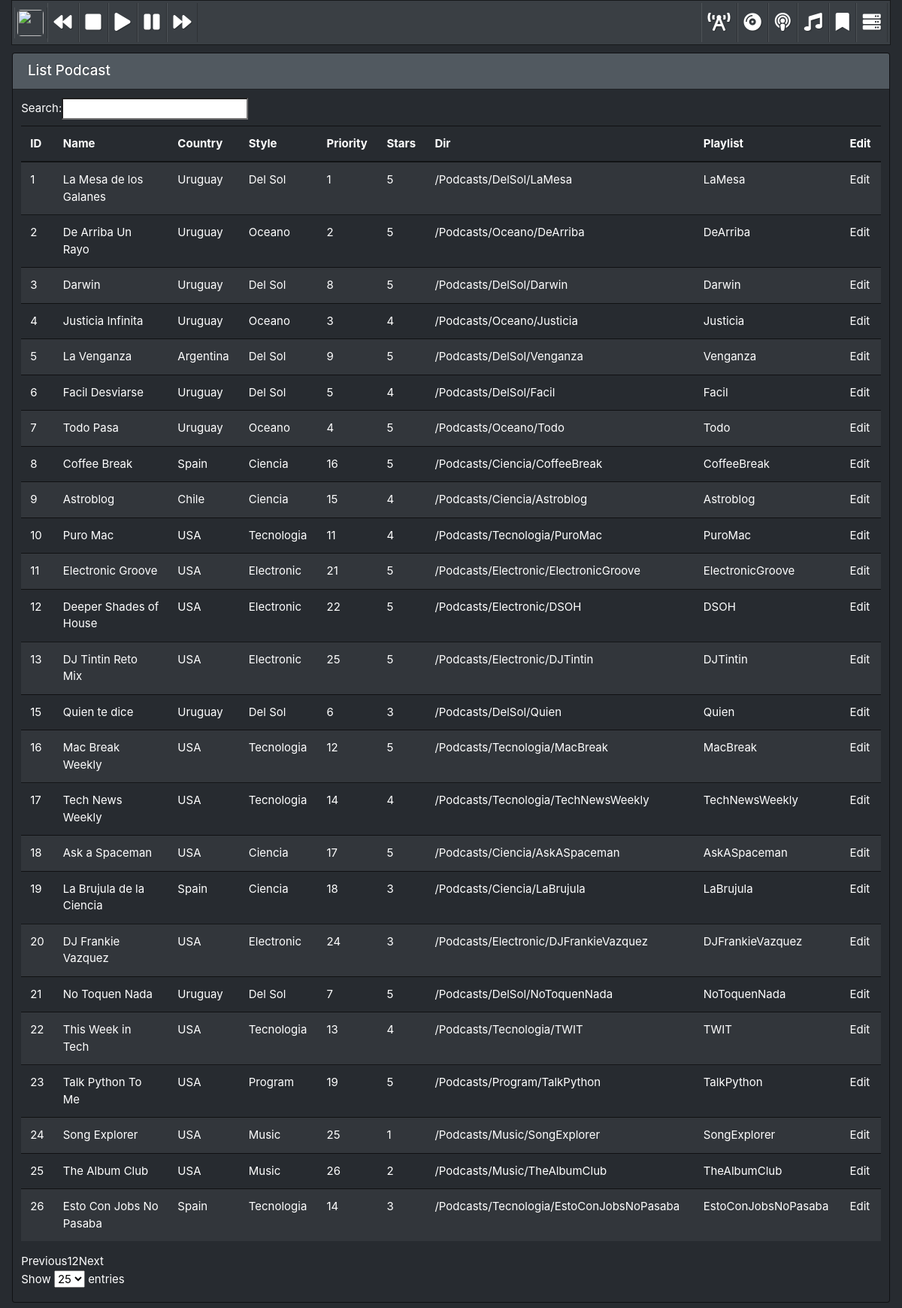
Screenshot of /podcast/list with the database file from the repository.
### app/models.py (models this page shows)
class Podcast(db.Model):
    __tablename__ = 'podcast'
    id = db.Column(db.Integer, unique=True, nullable=False, primary_key=True)
    name = db.Column(db.String(80),nullable=False)
    image = db.Column(db.String(80),nullable=False)
    playlist = db.Column(db.String(80),nullable=False)
    country = db.Column(db.String(80),nullable=True)
    description = db.Column(db.String(120),nullable=True)
    style = db.Column(db.String(80),nullable=True)
    stars = db.Column(db.Integer,nullable=True)
    feed_url = db.Column(db.String(120),nullable=True)
    feed_filter = db.Column(db.String(80),nullable=True)
    pod_dir = db.Column(db.String(120),nullable=False)
    publisher = db.Column(db.String(80),nullable=True)
    priority = db.Column(db.Integer, nullable=True)
    fav = db.Column(db.Boolean,nullable=True)
    retag = db.Column(db.Boolean,nullable=True)
    podcast_link_list = db.relationship('Podcast_Link', backref='podcast')

### app/views_podcast.py (the view)
@podcast.route('/podcast/list', methods=['GET'])
def podcast_list():
    podcast_list = Podcast.query.all()
    session['last_url'] = url_for('podcast.podcast_list')
    template_page = 'podcast_list.html'
    return render_template(template_page, podcast_list=podcast_list, radio_player=radio_player)

### app/templates/podcast/podcast_list.html (shortened to what this page needs)
{% extends "base.html" %}
{% block head %}
    <link "https://cdn.datatables.net/1.10.19/css/jquery.dataTables.min.css" rel="stylesheet">
{% endblock head %}
{% block body %}
<div class="bs-component">
<div class="col-grid-full">
  <div class="card text-white bg-dark" style="flex: 0 0 100%">
  <h5 class="card-header">List Podcast</h5>
  <div class="card-body">
  <table width="100%" class="table table-striped table-hover" id="dataTables">
    <thead>
      <tr>
        <th>ID</th>
        <th>Name</th>
        <th>Country</th>
        <th>Style</th>
        <th>Priority</th>
        <th>Stars</th>
        <th>Dir</th>
        <th>Playlist</th>
        <th>Edit</th>
      </tr>
    </thead>
    <tbody>
      {% for podcast in podcast_list %}
        <tr>
          <td>{{podcast.id}}</td>
          <td><a href="{{ url_for('podcast.podcast_show',id=podcast.id) }}">{{podcast.name}}</a></td>
          <td>{{podcast.country}}</td>
          <td>{{podcast.style}}</td>
          <td>{{podcast.priority}}</td>
          <td>{{podcast.stars}}</td>
          <td>{{podcast.pod_dir}}</td>
          <td>{{podcast.playlist}}</td>
          <td><a href="{{ url_for('podcast.podcast_edit',id=podcast.id) }}">Edit</a></td>
        </tr>
      {% endfor %}
    </tbody>
  </table>
  </div>
  </div>
</div>
</div>
{% endblock body %}

### app/static/css/custom.css (style rules this page uses)
.col-grid-full { display: flex; flex: 0 0 100%; min-height: 1px; padding-right: 1px; padding-left: 1px; padding-top: 10px; padding-bottom: 10px; }

### rows the page displays
Podcast: id "1", name "La Mesa de los Galanes", country "Uruguay", style "Del Sol", priority "1", stars "5", pod_dir "/Podcasts/DelSol/LaMesa", playlist "LaMesa"
Podcast: id "2", name "De Arriba Un Rayo", country "Uruguay", style "Oceano", priority "2", stars "5", pod_dir "/Podcasts/Oceano/DeArriba", playlist "DeArriba"
Podcast: id "3", name "Darwin", country "Uruguay", style "Del Sol", priority "8", stars "5", pod_dir "/Podcasts/DelSol/Darwin", playlist "Darwin"
Podcast: id "4", name "Justicia Infinita", country "Uruguay", style "Oceano", priority "3", stars "4", pod_dir "/Podcasts/Oceano/Justicia", playlist "Justicia"
Podcast: id "5", name "La Venganza", country "Argentina", style "Del Sol", priority "9", stars "5", pod_dir "/Podcasts/DelSol/Venganza", playlist "Venganza"
Podcast: id "6", name "Facil Desviarse", country "Uruguay", style "Del Sol", priority "5", stars "4", pod_dir "/Podcasts/DelSol/Facil", playlist "Facil"
Podcast: id "7", name "Todo Pasa", country "Uruguay", style "Oceano", priority "4", stars "5", pod_dir "/Podcasts/Oceano/Todo", playlist "Todo"
Podcast: id "8", name "Coffee Break", country "Spain", style "Ciencia", priority "16", stars "5", pod_dir "/Podcasts/Ciencia/CoffeeBreak", playlist "CoffeeBreak"
Podcast: id "9", name "Astroblog", country "Chile", style "Ciencia", priority "15", stars "4", pod_dir "/Podcasts/Ciencia/Astroblog", playlist "Astroblog"
Podcast: id "10", name "Puro Mac", country "USA", style "Tecnologia", priority "11", stars "4", pod_dir "/Podcasts/Tecnologia/PuroMac", playlist "PuroMac"
Podcast: id "11", name "Electronic Groove", country "USA", style "Electronic", priority "21", stars "5", pod_dir "/Podcasts/Electronic/ElectronicGroove", playlist "ElectronicGroove"
Podcast: id "12", name "Deeper Shades of House", country "USA", style "Electronic", priority "22", stars "5", pod_dir "/Podcasts/Electronic/DSOH", playlist "DSOH"
Podcast: id "13", name "DJ Tintin Reto Mix", country "USA", style "Electronic", priority "25", stars "5", pod_dir "/Podcasts/Electronic/DJTintin", playlist "DJTintin"
Podcast: id "15", name "Quien te dice", country "Uruguay", style "Del Sol", priority "6", stars "3", pod_dir "/Podcasts/DelSol/Quien", playlist "Quien"
Podcast: id "16", name "Mac Break Weekly", country "USA", style "Tecnologia", priority "12", stars "5", pod_dir "/Podcasts/Tecnologia/MacBreak", playlist "MacBreak"
Podcast: id "17", name "Tech News Weekly", country "USA", style "Tecnologia", priority "14", stars "4", pod_dir "/Podcasts/Tecnologia/TechNewsWeekly", playlist "TechNewsWeekly"
Podcast: id "18", name "Ask a Spaceman", country "USA", style "Ciencia", priority "17", stars "5", pod_dir "/Podcasts/Ciencia/AskASpaceman", playlist "AskASpaceman"
Podcast: id "19", name "La Brujula de la Ciencia", country "Spain", style "Ciencia", priority "18", stars "3", pod_dir "/Podcasts/Ciencia/LaBrujula", playlist "LaBrujula"
Podcast: id "20", name "DJ Frankie Vazquez", country "USA", style "Electronic", priority "24", stars "3", pod_dir "/Podcasts/Electronic/DJFrankieVazquez", playlist "DJFrankieVazquez"
Podcast: id "21", name "No Toquen Nada", country "Uruguay", style "Del Sol", priority "7", stars "5", pod_dir "/Podcasts/DelSol/NoToquenNada", playlist "NoToquenNada"
Podcast: id "22", name "This Week in Tech", country "USA", style "Tecnologia", priority "13", stars "4", pod_dir "/Podcasts/Tecnologia/TWIT", playlist "TWIT"
Podcast: id "23", name "Talk Python To Me", country "USA", style "Program", priority "19", stars "5", pod_dir "/Podcasts/Program/TalkPython", playlist "TalkPython"
Podcast: id "24", name "Song Explorer", country "USA", style "Music", priority "25", stars "1", pod_dir "/Podcasts/Music/SongExplorer", playlist "SongExplorer"
Podcast: id "25", name "The Album Club", country "USA", style "Music", priority "26", stars "2", pod_dir "/Podcasts/Music/TheAlbumClub", playlist "TheAlbumClub"
Podcast: id "26", name "Esto Con Jobs No Pasaba", country "Spain", style "Tecnologia", priority "14", stars "3", pod_dir "/Podcasts/Tecnologia/EstoConJobsNoPasaba", playlist "EstoConJobsNoPasaba"
